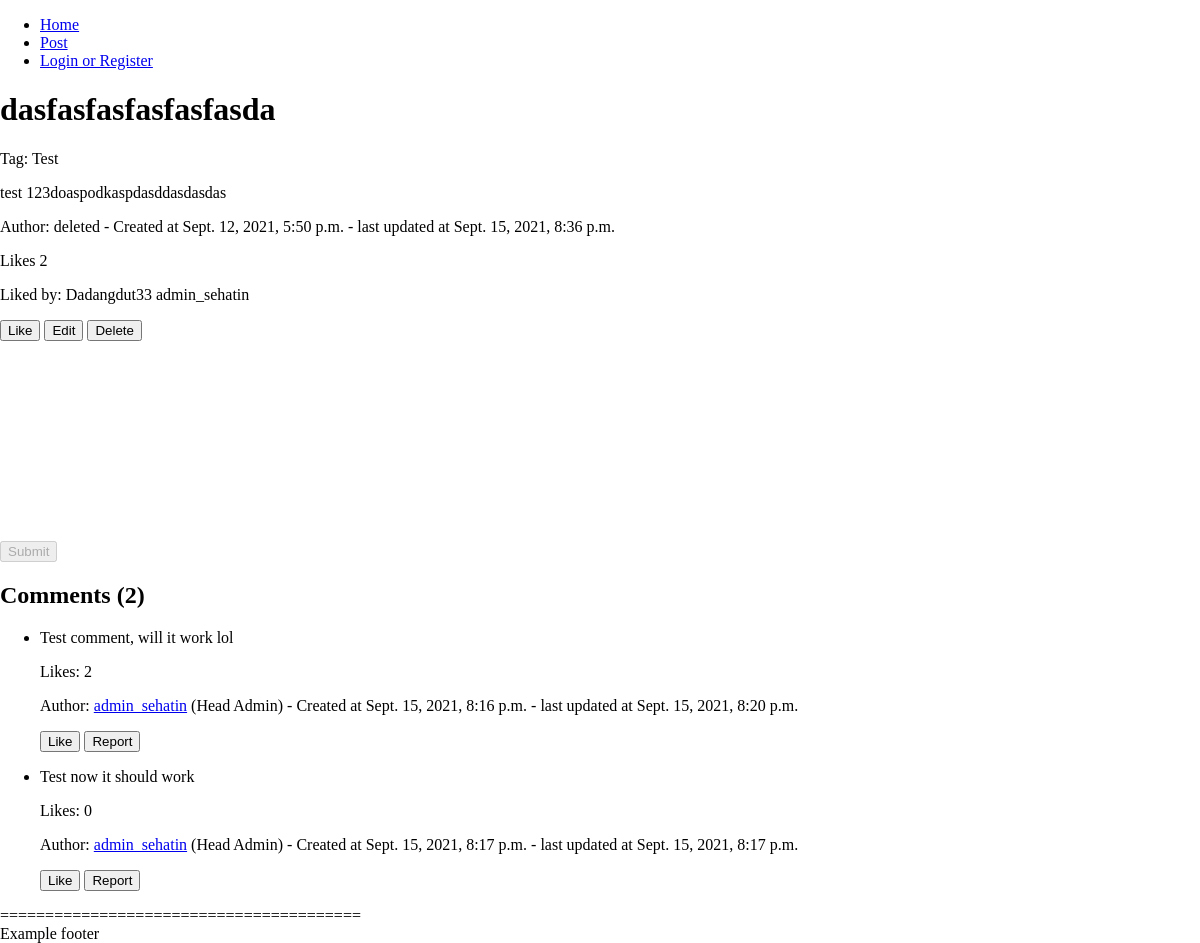
Screenshot of /post/2/dasfasfasfasfasfasda with the database file from the repository.
### sehat_in_webproject/models.py (models this page shows)
class Post(models.Model): # Post
    id = models.AutoField(primary_key=True)
    title = models.CharField(max_length=200)
    content = models.TextField()
    tag = models.ForeignKey(Tag, on_delete=models.CASCADE, null=True)
    created_at = models.DateTimeField(auto_now_add=True)
    updated_at = models.DateTimeField(auto_now=True)
    user = models.ForeignKey(User, on_delete=models.SET_NULL, null=True)
    likes = models.IntegerField(default=0)
    comments = models.IntegerField(default=0)

class Tag(models.Model): # Tag of a post, will be generated by admin only
    name = models.CharField(max_length=50)

class Like(models.Model): # Post/comment like
    user = models.ForeignKey(User, on_delete=models.SET_NULL, null=True)
    post = models.ForeignKey(Post, on_delete=models.CASCADE)
    comment = models.ForeignKey(Comment, on_delete=models.CASCADE, null=True)

class Comment(models.Model): # Comment of a post
    id = models.AutoField(primary_key=True)
    content = models.TextField()
    created_at = models.DateTimeField(auto_now_add=True)
    updated_at = models.DateTimeField(auto_now=True)
    post = models.ForeignKey(Post, on_delete=models.CASCADE)
    user = models.ForeignKey(User, on_delete=models.SET_NULL, null=True)
    likes = models.IntegerField(default=0)

### sehat_in_webproject/views.py (the view)
# urls.py: path('post/<str:id>/<str:title>', views.post_Url, name='post'), # Vanity url
def post_Url(request, id, title):
    if id is not None and title is not None:
        post = Post.objects.get(id=id)
        if title.replace('-', ' ') != post.title:
            return redirect('/post/' + str(post.id) + '/' + post.title.replace(' ', '-'))
        if post is not None:
            comments = Comment.objects.filter(post=post).order_by('created_at') # oldest to newest
            likes = Like.objects.filter(post=post)
            return render(request, 'post/postview.html', {'post': post, 'comments': comments, 'likes': likes})
        else:
            raise Http404
    else:
        raise Http404

### templates/post/postview.html (shortened to what this page needs)
<!DOCTYPE html>
{% load static %}
<html lang="en">
<head>
    <link rel="stylesheet" type="text/css" href="{% static 'css/style.css' %}">
    <link href="https://cdn.quilljs.com/1.3.6/quill.snow.css" rel="stylesheet">
</head>
<body>
    {% include 'templates/header.html' %}
    <div class="post">
        <h1>{{ post.title }}</a></h1>
        <p>Tag: {{ post.tag.name }}</p>
        {% autoescape off %}
        {{ post.content }}
        {% endautoescape %}
        <p> Author: {% if post.user == null %}deleted{% else %}{{ post.user }}{% endif %} - Created at {{ post.created_at }} - last updated at {{ post.updated_at }}</p>
        <p>Likes <span id="post-like-count">{{ likes|length }}</span></p>
        <p>Liked by:
            <span id="post-liker">
            {% for user in likes %}
            {{ user.user }}
            {% endfor %}
            </span>
        </p>
        <button class="button like" onclick="likePost('{{ user.is_authenticated }}', '{{ post.id }}', '{{ post.title }}', '{{ csrf_token }}')">Like</button>
        {% if post.user.id == user.id %}
            <button class="button edit" onclick="editPost('{{ user.is_authenticated }}', '{{ post.id }}', '{{ post.title }}')">Edit</button>
            <button class="button delete" onclick="deletePost('{{ user.is_authenticated }}', '{{ post.id }}', '{{ post.title }}', '{{ csrf_token }}', 'user')">Delete</button>
        {% else %}
            <button class="button report" onclick="reportPost('{{ user.is_authenticated }}', '{{ post.id }}', '{{ post.title }}', '{{ csrf_token }}')">Report</button>
        {% endif %}
    </div>
    <div class="comment-form">
        <div id="editor"></div>
        {% if user.is_authenticated %}
            <button type="submit" onclick="comment('{{ user.is_authenticated }}', '{{ post.id }}', '{{ post.title }}', '{{ csrf_token }}')">Submit</button>
        {% else %}
            <button type="submit" onclick="comment('{{ user.is_authenticated }}', '{{ post.id }}', '{{ post.title }}', '{{ csrf_token }}')" disabled>Submit</button>
        {% endif %}
    </div>
    <div class="comment-box">
        <h2>Comments (<span id="comment-counter">{{ comments|length }}</span>)</h2>
        <ul>
            {% for comment in comments %}
            <li class="comment" id="comments-{{ comment.id }}">
                <span id="fill-{{ comment.id }}">
                    <div style="max-width: 800px;" id="comment-{{comment.id}}">
                        {% autoescape off %}
                        {{ comment.content }}
                        {% endautoescape %}
                    </div>
                </span>
                <p>Likes: <span id="comment-like-count-{{ comment.id }}"> {{ comment.likes }}</p>
                {% if comment.user == null %}
                <p>Author: <a href="/profile/deleted">deleted</a> - Created at {{ comment.created_at }} - last updated at {{ comment.updated_at }}</p>
                {% else %}
                <p>Author: <a href="/profile/{{ comment.user.username }}">{{ comment.user.username }}</a> ({{ comment.user.first_name }} {{ comment.user.last_name }}) - Created at {{ comment.created_at }} - last updated at {{ comment.updated_at }}</p>
                {% endif %}
                <button onclick="likeComment('{{ user.is_authenticated }}', '{{ post.id }}', '{{ post.title }}', '{{ comment.id }}', '{{ csrf_token }}')">Like</button>
                <button onclick="reportComment('{{ user.is_authenticated }}', '{{ post.id }}', '{{ post.title }}', '{{ comment.id }}', '{{ csrf_token }}')">Report</button>
            </li>
            {% endfor %}
        </ul>
    </div>
    {% include 'templates/footer.html' %}
</body>
</html>

### static/css/style.css (style rules this page uses)
html, body { width: 100%; height: 100%; background-attachment: fixed; background-repeat: no-repeat; background-size: cover; overflow-x: hidden; margin: 0px; scroll-behavior: smooth; }
#editor { max-width: 800px; min-height: 200px; }

### rows the page displays
Post: title "dasfasfasfasfasfasda", tag.name "Test", content "test 123doaspodkaspdasddasdasdas", created_at "Sept. 12, 2021, 5:50 p.m.", updated_at "Sept. 15, 2021, 8:36 p.m."
Like: user "Dadangdut33"
Like: user "admin_sehatin"
Comment: content "Test comment, will it work lol", likes "2", user.username "admin_sehatin", user.first_name "Head", user.last_name "Admin", created_at "Sept. 15, 2021, 8:16 p.m.", updated_at "Sept. 15, 2021, 8:20 p.m."
Comment: content "Test now it should work", likes "0", user.username "admin_sehatin", user.first_name "Head", user.last_name "Admin", created_at "Sept. 15, 2021, 8:17 p.m.", updated_at "Sept. 15, 2021, 8:17 p.m."

### other values shown
{{ likes|length }} "2"
{{ comments|length }} "2"
